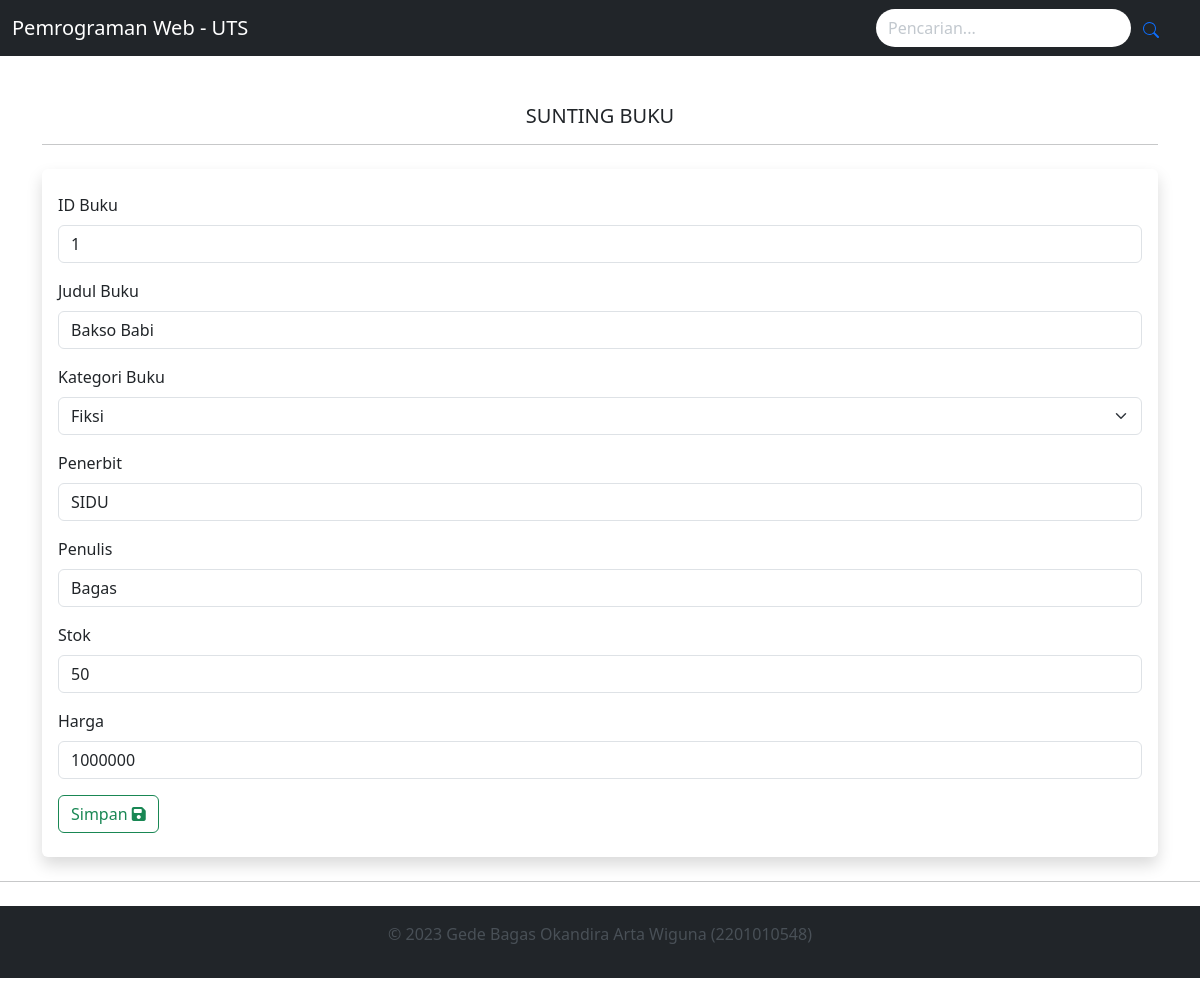
Page /update.php?id=1 on the committed database.
### tables this page shows
CREATE TABLE `tb_buku_2201010548` (
  `ID_buku_2201010548` char(10) NOT NULL,
  `Judul_buku_2201010548` varchar(100) DEFAULT NULL,
  `Kategori_buku_2201010548` varchar(50) DEFAULT NULL,
  `Penerbit_2201010548` varchar(100) DEFAULT NULL,
  `Penulis_2201010548` varchar(100) DEFAULT NULL,
  `Stok_2201010548` int(11) DEFAULT NULL,
  `Harga_2201010548` int(11) DEFAULT NULL
);

### update.php (the view, shortened to what this page needs)
<?php
require_once('koneksi.php');
if (isset($_GET['id'])) {
  $id_buku = mysqli_real_escape_string($mysqli, $_GET['id']);
  $sql = "SELECT * FROM tb_buku_2201010548 WHERE ID_buku_2201010548 = '$id_buku'";
  $result = mysqli_query($mysqli, $sql);
  if (mysqli_num_rows($result) > 0) {
    $data = mysqli_fetch_assoc($result);
  } else {
    echo "Data tidak ditemukan.";
    $data = [];
  }
}
?>
<?php
  require_once('header.php');
?>
<div class="container">
  <h5 class="text-center mt-5">SUNTING BUKU</h5>
  <hr>
  <form class="shadow rounded py-4 px-3 my-4" action="update.php" method="POST">
    <div class="mb-3">
      <label for="id_buku" class="form-label">ID Buku</label>
      <input required readonly type="text" class="form-control" id="id_buku" name="id_buku" value="<?= $data['ID_buku_2201010548'] ?>">
    </div>
    <div class="mb-3">
      <label for="judul_buku" class="form-label">Judul Buku</label>
      <input required type="text" class="form-control" id="judul_buku" name="judul_buku" value="<?= $data['Judul_buku_2201010548'] ?>">
    </div>
    <div class="mb-3">
      <label for="kategori_buku" class="form-label">Kategori Buku</label>
      <select class="form-select" id="kategori_buku" name="kategori_buku">
        <option value="Fiksi" <?php if ($data['Kategori_buku_2201010548'] == 'Fiksi') { echo 'selected'; } ?>>Fiksi</option>
      </select>
    </div>
    <div class="mb-3">
      <label for="penerbit" class="form-label">Penerbit</label>
      <input required type="text" class="form-control" id="penerbit" name="penerbit" value="<?= $data['Penerbit_2201010548'] ?>">
    </div>
    <div class="mb-3">
      <label for="penulis" class="form-label">Penulis</label>
      <input required type="text" class="form-control" id="penulis" name="penulis" value="<?= $data['Penulis_2201010548'] ?>">
    </div>
    <div class="mb-3">
      <label for="stok" class="form-label">Stok</label>
      <input required type="number" class="form-control" id="stok" name="stok" value="<?= $data['Stok_2201010548'] ?>">
    </div>
    <div class="mb-3">
      <label for="harga" class="form-label">Harga</label>
      <input required type="number" class="form-control" id="harga" name="harga" value="<?= $data['Harga_2201010548'] ?>">
    </div>
    <button type="submit" class="btn btn-outline-success">
        Simpan
        <i class="fa-solid fa-floppy-disk"></i>
    </button>
  </form>
</div>
<?php
  require_once('footer.php');
?>

### rows in the picture
tb_buku_2201010548: id_buku "1", judul_buku "Bakso Babi", kategori_buku "Fiksi", penerbit "SIDU", penulis "Bagas", stok "50", harga "1000000"
